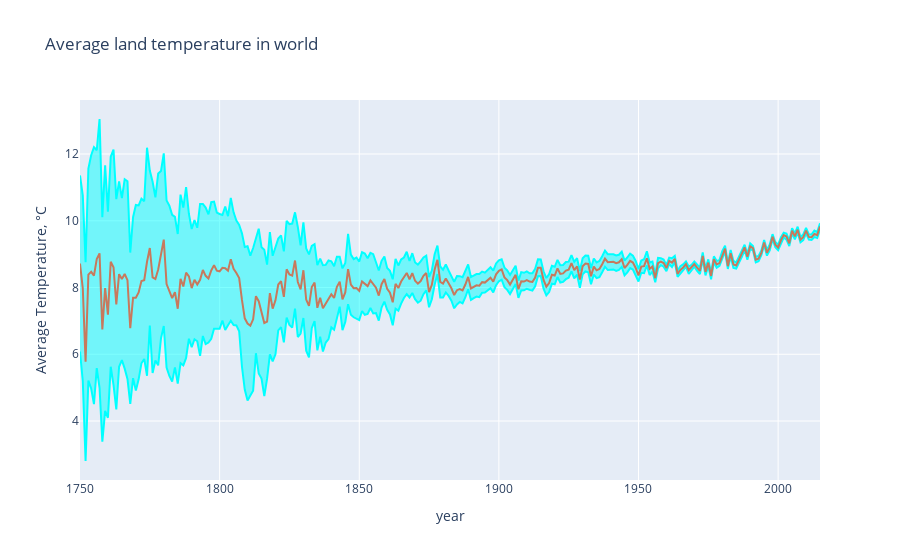

The cell this chart's notebook holds for it:
### Markdown cell above
# Global warming?

### Code cell
global_temp = pd.read_csv("C:/Users/Nihal Reddy/Desktop/FILES/TERN/Data Analysis/Climate Change/Climate Change Earth Surface Temperature Data/GlobalTemperatures.csv")

#Extract the year from a date
years = np.unique(global_temp['dt'].apply(lambda x: x[:4]))
mean_temp_world = []
mean_temp_world_uncertainty = []

for year in years:
    mean_temp_world.append(global_temp[global_temp['dt'].apply(
        lambda x: x[:4]) == year]['LandAverageTemperature'].mean())
    mean_temp_world_uncertainty.append(global_temp[global_temp['dt'].apply(
                lambda x: x[:4]) == year]['LandAverageTemperatureUncertainty'].mean())

trace0 = go.Scatter(
    x = years, 
    y = np.array(mean_temp_world) + np.array(mean_temp_world_uncertainty),
    fill= None,
    mode='lines',
    name='Uncertainty top',
    line=dict(
        color='rgb(0, 255, 255)',
    )
)
trace1 = go.Scatter(
    x = years, 
    y = np.array(mean_temp_world) - np.array(mean_temp_world_uncertainty),
    fill='tonexty',
    mode='lines',
    name='Uncertainty bot',
    line=dict(
        color='rgb(0, 255, 255)',
    )
)

trace2 = go.Scatter(
    x = years, 
    y = mean_temp_world,
    name='Average Temperature',
    line=dict(
        color='rgb(199, 121, 093)',
    )
)
data = [trace0, trace1, trace2]

layout = go.Layout(
    xaxis=dict(title='year'),
    yaxis=dict(title='Average Temperature, °C'),
    title='Average land temperature in world',
    showlegend = False)

fig = go.Figure(data=data, layout=layout)
py.iplot(fig)

### Figure 1 — Plotly figure (JSON) as saved in the notebook; plotly's stock layout.template omitted (floating-point values rounded to 4 significant figures; data arrays with more than 128 entries replaced by an {"elided": "..."} marker saying what was removed)
{"data": [{"line": {"color": "rgb(0, 255, 255)"}, "mode": "lines", "name": "Uncertainty top", "type": "scatter", "x": {"elided": "266 str values"}, "y": {"elided": "266 float values"}}, {"fill": "tonexty", "line": {"color": "rgb(0, 255, 255)"}, "mode": "lines", "name": "Uncertainty bot", "type": "scatter", "x": {"elided": "266 str values"}, "y": {"elided": "266 float values"}}, {"line": {"color": "rgb(199, 121, 093)"}, "name": "Average Temperature", "type": "scatter", "x": {"elided": "266 str values"}, "y": {"elided": "266 float values"}}], "layout": {"showlegend": false, "title": {"text": "Average land temperature in world"}, "xaxis": {"title": {"text": "year"}}, "yaxis": {"title": {"text": "Average Temperature, °C"}}}}
